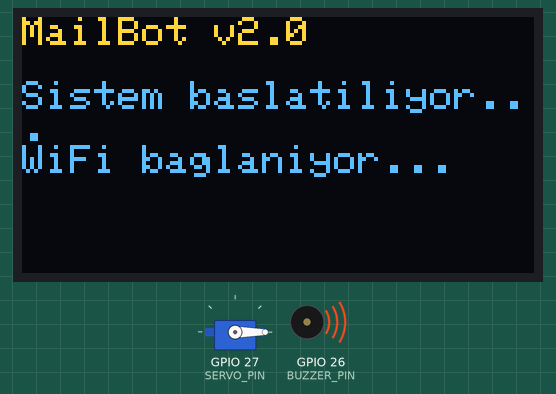
Recording of a sketch running on a simulated ESP32. On the bench: servo, 128×64 one-colour display, buzzer (waves = sounding, pin HIGH). The OLED is the two-colour kind (top 16 rows yellow); WiFi joins after 1.5 s; servers stay silent unless stated; web services answer with replies made up by the test bench; what the sketch prints to the serial monitor is not drawn.

Above: at 0.1 s.
At 0.6 s:
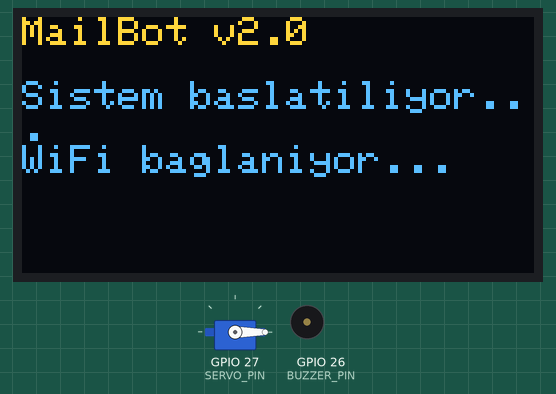
At 2.1 s:
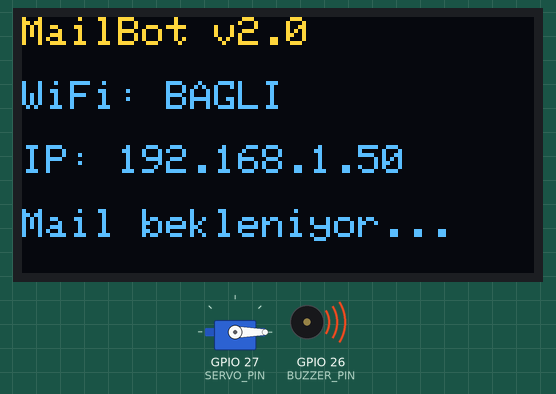
At 2.6 s:
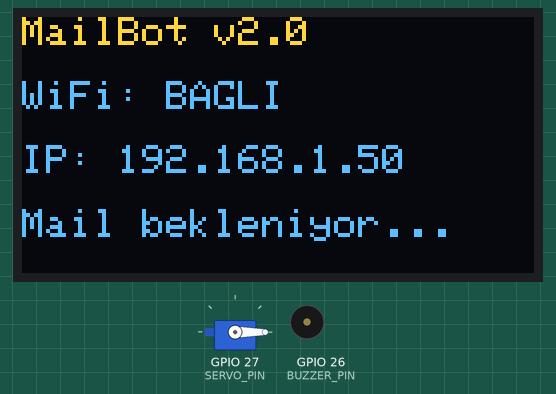
Timing chart, 0 to 4.1 s (numbered marks = the images above):
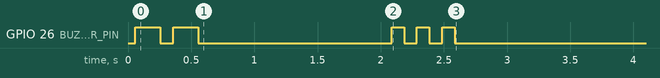

The sketch:

mailbotproje.ino
```cpp
#include <WiFi.h>
#include <HTTPClient.h>
#include <ArduinoJson.h>
#include <Wire.h>
#include <Adafruit_GFX.h>
#include <Adafruit_SSD1306.h>
#include <ESP32Servo.h>

// ═══════════════════════════════════════════════════════════════
// 🔧 AYARLAR - SADECE BOT TOKEN'I DEĞİŞTİRİN!
// ═══════════════════════════════════════════════════════════════

// WiFi Bilgileri
const char* ssid = "YarenHotSpot";
const char* password = "yarenn1234";

// Telegram Bot Bilgileri
String botToken = "7559759253:AAEcAzJiVDSc_cUYgJH7tlIVOwEXOBOgMos";  // 👈 BURAYA BOT TOKEN'INIZI YAZIN!
String chatID = "1156410367";             // ✅ Chat ID hazır

// ═══════════════════════════════════════════════════════════════
// 🔌 DONANIM AYARLARI
// ═══════════════════════════════════════════════════════════════

// Pin Tanımlamaları (Donanım bağlantılarınıza göre)
#define BUZZER_PIN 26      // Buzzer → ESP32 GPIO 26
#define SERVO_PIN 27       // Servo Sinyal → ESP32 GPIO 27
#define OLED_SDA 21        // OLED SDA → ESP32 GPIO 21
#define OLED_SCL 22        // OLED SCL → ESP32 GPIO 22

// OLED Ekran Ayarları
#define SCREEN_WIDTH 128
#define SCREEN_HEIGHT 64
#define OLED_RESET -1
Adafruit_SSD1306 display(SCREEN_WIDTH, SCREEN_HEIGHT, &Wire, OLED_RESET);

// Servo Motor
Servo mailboxServo;

// ═══════════════════════════════════════════════════════════════
// 📊 SISTEM DEĞİŞKENLERİ
// ═══════════════════════════════════════════════════════════════

unsigned long lastCheck = 0;
const unsigned long checkInterval = 3000; // 3 saniyede bir kontrol
int lastUpdateID = 0;
bool mailboxOpen = false;
bool systemReady = false;

void setup() {
  Serial.begin(115200);
  Serial.println("🤖 MailBot v2.0 Başlatılıyor...");

  // ═══════════════════════════════════════════════════════════════
  // 🔧 DONANIM BAŞLATMA
  // ═══════════════════════════════════════════════════════════════

  // Pin ayarları
  pinMode(BUZZER_PIN, OUTPUT);
  digitalWrite(BUZZER_PIN, LOW);

  // Servo motor başlatma
  mailboxServo.attach(SERVO_PIN);
  mailboxServo.write(0);  // Başlangıçta kapalı pozisyon
  Serial.println("✅ Servo motor hazır (0 derece)");

  // OLED ekran başlatma
  Wire.begin(OLED_SDA, OLED_SCL);
  if(!display.begin(SSD1306_SWITCHCAPVCC, 0x3C)) {
    Serial.println("❌ OLED başlatılamadı! Bağlantıları kontrol edin!");
    // OLED yoksa da devam et
  } else {
    Serial.println("✅ OLED ekran hazır");
  }

  // Başlangıç ekranı
  showDisplay("MailBot v2.0", "Sistem baslatiliyor...", "WiFi baglaniyor...", "");

  // Başlangıç sesi
  playStartupSound();

  // ═══════════════════════════════════════════════════════════════
  // 🌐 WiFi BAĞLANTISI
  // ═══════════════════════════════════════════════════════════════

  WiFi.begin(ssid, password);
  int wifiAttempts = 0;

  while (WiFi.status() != WL_CONNECTED && wifiAttempts < 20) {
    delay(500);
    Serial.print(".");
    wifiAttempts++;
  }

  if (WiFi.status() == WL_CONNECTED) {
    Serial.println();
    Serial.println("✅ WiFi bağlantısı başarılı!");
    Serial.print("📡 IP Adresi: ");
    Serial.println(WiFi.localIP());

    // Başarılı bağlantı ekranı
    showDisplay("MailBot v2.0", "WiFi: BAGLI", "IP: " + WiFi.localIP().toString(), "Mail bekleniyor...");

    // Başarı sesi
    playSuccessSound();
    systemReady = true;

    // Telegram'a sistem başlatıldı mesajı gönder
    sendTelegramMessage("🤖 MailBot sistemi başlatıldı ve hazır! Mesaj gönderebilirsiniz.");

  } else {
    Serial.println("❌ WiFi bağlantısı başarısız!");
    showDisplay("MailBot v2.0", "WiFi: HATA!", "Baglanti basarisiz", "Yeniden deneyin");
    playErrorSound();
  }

  Serial.println("🚀 MailBot hazır! Telegram'dan mesaj gönderebilirsiniz.");
}

void loop() {
  // Sistem hazırsa Telegram mesajlarını kontrol et
  if (systemReady && WiFi.status() == WL_CONNECTED) {
    if (millis() - lastCheck > checkInterval) {
      checkTelegramMessages();
      lastCheck = millis();
    }
  } else if (WiFi.status() != WL_CONNECTED) {
    // WiFi bağlantısı kesildi
    Serial.println("❌ WiFi bağlantısı kesildi!");
    showDisplay("MailBot v2.0", "WiFi: KESILDI!", "Yeniden baglan", "bekleyin...");
    systemReady = false;

    // WiFi'yi yeniden bağla
    WiFi.reconnect();
    delay(5000);
  }

  delay(100);
}

// ═══════════════════════════════════════════════════════════════
// 📨 TELEGRAM MESAJ KONTROL FONKSİYONU
// ═══════════════════════════════════════════════════════════════

void checkTelegramMessages() {
  HTTPClient http;
  String url = "https://api.telegram.org/bot" + botToken + "/getUpdates?offset=" + String(lastUpdateID + 1);

  http.begin(url);
  http.setTimeout(5000); // 5 saniye timeout
  int httpCode = http.GET();

  if (httpCode == 200) {
    String payload = http.getString();

    // JSON parse et
    DynamicJsonDocument doc(2048);
    DeserializationError error = deserializeJson(doc, payload);

    if (!error) {
      JsonArray results = doc["result"];

      for (JsonObject result : results) {
        int updateID = result["update_id"];
        lastUpdateID = updateID;

        if (result.containsKey("message")) {
          JsonObject message = result["message"];
          String messageText = message["text"];
          String senderName = message["from"]["first_name"];

          Serial.println("📨 Yeni mesaj geldi!");
          Serial.println("👤 Gönderen: " + senderName);
          Serial.println("💬 Mesaj: " + messageText);

          // Yeni mail geldi - sistemi aktive et!
          handleNewMail(senderName, messageText);
        }
      }
    } else {
      Serial.println("❌ JSON parse hatası: " + String(error.c_str()));
    }
  } else {
    Serial.println("❌ HTTP isteği başarısız: " + String(httpCode));
  }

  http.end();
}

// ═══════════════════════════════════════════════════════════════
// 📬 YENİ MAİL GELDİ FONKSİYONU
// ═══════════════════════════════════════════════════════════════

void handleNewMail(String sender, String message) {
  Serial.println("🎉 YENİ MAİL SİSTEMİ AKTİVE EDİLDİ!");

  // 1. OLED ekranda mesajı göster
  showDisplay("YENI MAIL GELDI!", "Gonderen: " + sender, message.substring(0, 20), "Kutu aciliyor...");

  // 2. Mail geldi sesi çal
  playMailAlert();

  // 3. Posta kutusunu aç (servo motor)
  openMailbox();

  // 4. Telegram'a geri bildirim gönder
  sendTelegramMessage("✅ Mail bildirimi alındı! MailBot sistemi aktive edildi! 📫✨");

  // 5. 8 saniye bekle (kullanıcı postayı görsün)
  delay(8000);

  // 6. Sistemi sıfırla
  resetSystem();
}

// ═══════════════════════════════════════════════════════════════
// 🔧 SERVO MOTOR FONKSİYONLARI
// ═══════════════════════════════════════════════════════════════

void openMailbox() {
  if (!mailboxOpen) {
    Serial.println("📬 Posta kutusu açılıyor...");

    // Servo'yu direkt 90 dereceye götür
    mailboxServo.write(90); // 90 dereceye hareket et
    delay(500); // Yavaşça hareket etmesi için kısa bir bekleme ekleyin (500 ms)

    mailboxOpen = true;
    Serial.println("✅ Posta kutusu açıldı (90 derece)");
  }
}

void closeMailbox() {
  if (mailboxOpen) {
    Serial.println("📪 Posta kutusu kapanıyor...");

    // Servo'yu direkt 0 dereceye götür
    mailboxServo.write(0); // 0 dereceye hareket et
    delay(500); // Yavaşça hareket etmesi için kısa bir bekleme ekleyin (500 ms)

    mailboxOpen = false;
    Serial.println("✅ Posta kutusu kapandı (0 derece)");
  }
}

// ═══════════════════════════════════════════════════════════════
// 🖥️ OLED EKRAN FONKSİYONU
// ═══════════════════════════════════════════════════════════════

void showDisplay(String line1, String line2, String line3, String line4) {
  display.clearDisplay();
  display.setTextSize(1);
  display.setTextColor(SSD1306_WHITE);

  display.setCursor(0, 0);
  display.println(line1);
  display.setCursor(0, 16);
  display.println(line2);
  display.setCursor(0, 32);
  display.println(line3);
  display.setCursor(0, 48);
  display.println(line4);

  display.display();
}

// ═══════════════════════════════════════════════════════════════
// 🔊 SES FONKSİYONLARI (AKTİF BUZZER İÇİN)
// ═══════════════════════════════════════════════════════════════

void playMailAlert() {
  Serial.println("🔔 Mail uyarı sesi çalıyor...");

  // Mail geldi melodisi (aktif buzzer için)
  for (int i = 0; i < 5; i++) {
    digitalWrite(BUZZER_PIN, HIGH);
    delay(150);
    digitalWrite(BUZZER_PIN, LOW);
    delay(100);
  }

  delay(300);

  // Uzun bip
  digitalWrite(BUZZER_PIN, HIGH);
  delay(500);
  digitalWrite(BUZZER_PIN, LOW);
}

void playStartupSound() {
  Serial.println("🎵 Başlangıç sesi...");

  digitalWrite(BUZZER_PIN, HIGH);
  delay(200);
  digitalWrite(BUZZER_PIN, LOW);
  delay(100);
  digitalWrite(BUZZER_PIN, HIGH);
  delay(200);
  digitalWrite(BUZZER_PIN, LOW);
}

void playSuccessSound() {
  Serial.println("✅ Başarı sesi...");

  for (int i = 0; i < 3; i++) {
    digitalWrite(BUZZER_PIN, HIGH);
    delay(100);
    digitalWrite(BUZZER_PIN, LOW);
    delay(100);
  }
}

void playErrorSound() {
  Serial.println("❌ Hata sesi...");

  digitalWrite(BUZZER_PIN, HIGH);
  delay(1000);
  digitalWrite(BUZZER_PIN, LOW);
}

// ═══════════════════════════════════════════════════════════════
// 🔄 SİSTEM SIFIRLAMA FONKSİYONU
// ═══════════════════════════════════════════════════════════════

void resetSystem() {
  Serial.println("🔄 Sistem sıfırlanıyor...");

  // Posta kutusunu kapat
  closeMailbox();

  // Varsayılan ekrana dön
  showDisplay("MailBot v2.0", "WiFi: BAGLI", "IP: " + WiFi.localIP().toString(), "Mail bekleniyor...");

  Serial.println("✅ Sistem sıfırlandı, yeni mail bekleniyor...");
}

// ═══════════════════════════════════════════════════════════════
// 📤 TELEGRAM MESAJ GÖNDERME FONKSİYONU
// ═══════════════════════════════════════════════════════════════

void sendTelegramMessage(String message) {
  if (WiFi.status() == WL_CONNECTED) {
    HTTPClient http;
    String url = "https://api.telegram.org/bot" + botToken + "/sendMessage";

    http.begin(url);
    http.addHeader("Content-Type", "application/json");

    String jsonString = "{\"chat_id\":\"" + chatID + "\",\"text\":\"" + message + "\"}";

    int httpCode = http.POST(jsonString);

    if (httpCode == 200) {
      Serial.println("📤 Telegram mesajı gönderildi: " + message);
    } else {
      Serial.println("❌ Telegram mesajı gönderilemedi: " + String(httpCode));
    }

    http.end();
  }
}
```
